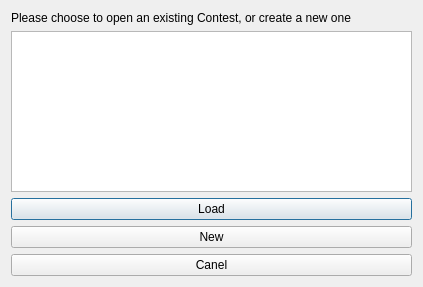
<?xml version="1.0" encoding="UTF-8"?>
<ui version="4.0">
 <class>DialogProgramStart</class>
 <widget class="QDialog" name="DialogProgramStart">
  <property name="geometry">
   <rect>
    <x>0</x>
    <y>0</y>
    <width>423</width>
    <height>287</height>
   </rect>
  </property>
  <property name="windowTitle">
   <string>Choose contest</string>
  </property>
  <layout class="QVBoxLayout" name="verticalLayout">
   <item>
    <widget class="QLabel" name="LInfo">
     <property name="text">
      <string>Please choose to open an existing Contest, or create a new one</string>
     </property>
    </widget>
   </item>
   <item>
    <widget class="QListWidget" name="LW_openList"/>
   </item>
   <item>
    <widget class="QPushButton" name="BnLoad">
     <property name="text">
      <string>Load</string>
     </property>
    </widget>
   </item>
   <item>
    <widget class="QPushButton" name="BnNew">
     <property name="text">
      <string>New</string>
     </property>
    </widget>
   </item>
   <item>
    <widget class="QPushButton" name="BnCancel">
     <property name="text">
      <string>Canel</string>
     </property>
    </widget>
   </item>
  </layout>
 </widget>
 <resources/>
 <connections/>
</ui>
